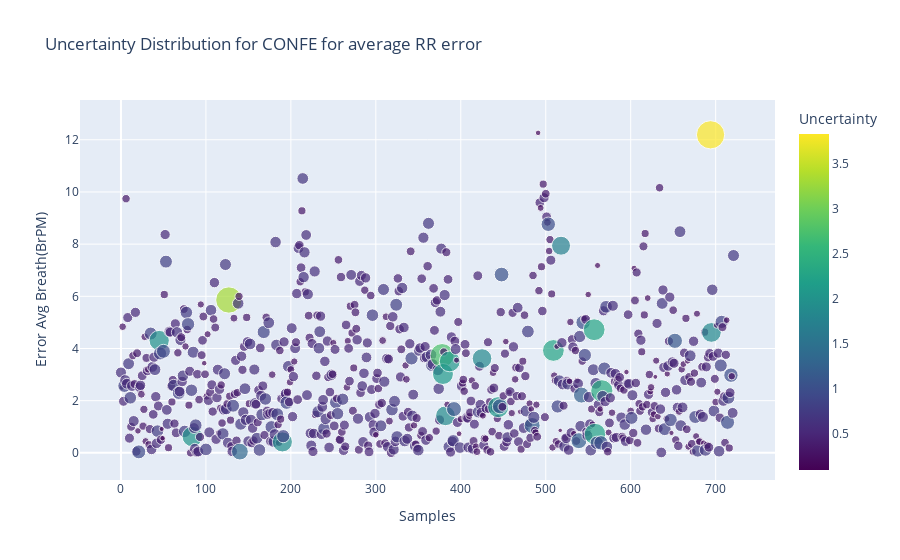
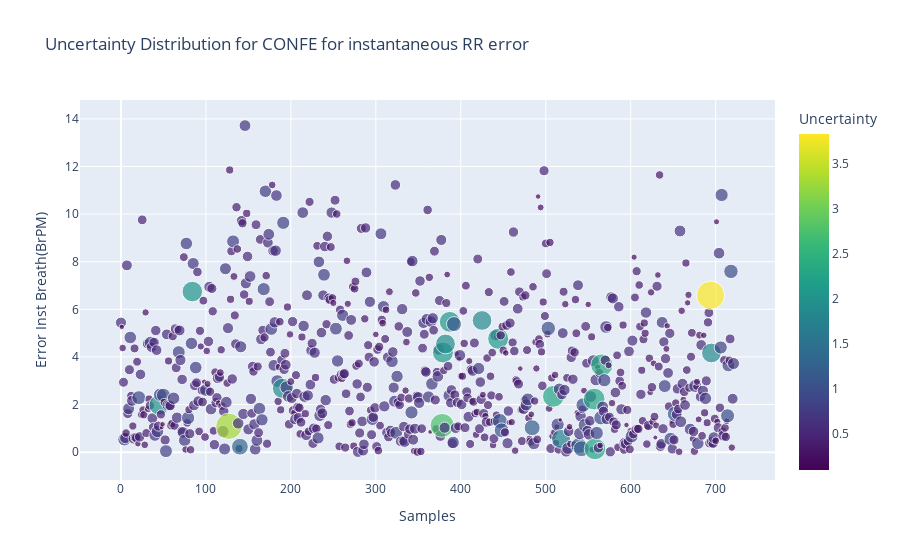

Notebook source saved alongside these figures, in order:
### Code cell
if input_conf == 'confe':
    fig1 = px.scatter(data_confe,x = 'Samples', y="Error Avg Breath(BrPM)",title="Uncertainty Distribution for "+input_conf.upper()+ " for average RR error" ,
                     color="Uncertainty", color_continuous_scale=px.colors.sequential.Viridis, size = "Uncertainty")
    
    fig2 = px.scatter(data_confe,x = 'Samples', y="Error Inst Breath(BrPM)",title="Uncertainty Distribution for "+input_conf.upper()+ " for instantaneous RR error" ,
                     color="Uncertainty", color_continuous_scale=px.colors.sequential.Viridis,size = "Uncertainty")
    fig1.show()
    fig2.show()

### Figure 1 — Plotly figure (JSON) as saved in the notebook; plotly's stock layout.template omitted (floating-point values rounded to 4 significant figures; data arrays with more than 128 entries replaced by an {"elided": "..."} marker saying what was removed)
{"data": [{"hovertemplate": "Samples=%{x}<br>Error Avg Breath(BrPM)=%{y}<br>Uncertainty=%{marker.color}<extra></extra>", "legendgroup": "", "marker": {"color": {"elided": "722 float values"}, "coloraxis": "coloraxis", "size": {"elided": "722 float values"}, "sizemode": "area", "sizeref": 0.009574, "symbol": "circle"}, "mode": "markers", "name": "", "orientation": "v", "showlegend": false, "type": "scatter", "x": {"elided": "722 int values"}, "xaxis": "x", "y": {"elided": "722 float values"}, "yaxis": "y"}], "layout": {"coloraxis": {"colorbar": {"title": {"text": "Uncertainty"}}, "colorscale": [[0, "#440154"], [0.1111, "#482878"], [0.2222, "#3e4989"], [0.3333, "#31688e"], [0.4444, "#26828e"], [0.5556, "#1f9e89"], [0.6667, "#35b779"], [0.7778, "#6ece58"], [0.8889, "#b5de2b"], [1, "#fde725"]]}, "legend": {"itemsizing": "constant", "tracegroupgap": 0}, "title": {"text": "Uncertainty Distribution for CONFE for average RR error"}, "xaxis": {"anchor": "y", "domain": [0, 1], "title": {"text": "Samples"}}, "yaxis": {"anchor": "x", "domain": [0, 1], "title": {"text": "Error Avg Breath(BrPM)"}}}}

### Figure 2 — Plotly figure (JSON) as saved in the notebook; plotly's stock layout.template omitted (floating-point values rounded to 4 significant figures; data arrays with more than 128 entries replaced by an {"elided": "..."} marker saying what was removed)
{"data": [{"hovertemplate": "Samples=%{x}<br>Error Inst Breath(BrPM)=%{y}<br>Uncertainty=%{marker.color}<extra></extra>", "legendgroup": "", "marker": {"color": {"elided": "722 float values"}, "coloraxis": "coloraxis", "size": {"elided": "722 float values"}, "sizemode": "area", "sizeref": 0.009574, "symbol": "circle"}, "mode": "markers", "name": "", "orientation": "v", "showlegend": false, "type": "scatter", "x": {"elided": "722 int values"}, "xaxis": "x", "y": {"elided": "722 float values"}, "yaxis": "y"}], "layout": {"coloraxis": {"colorbar": {"title": {"text": "Uncertainty"}}, "colorscale": [[0, "#440154"], [0.1111, "#482878"], [0.2222, "#3e4989"], [0.3333, "#31688e"], [0.4444, "#26828e"], [0.5556, "#1f9e89"], [0.6667, "#35b779"], [0.7778, "#6ece58"], [0.8889, "#b5de2b"], [1, "#fde725"]]}, "legend": {"itemsizing": "constant", "tracegroupgap": 0}, "title": {"text": "Uncertainty Distribution for CONFE for instantaneous RR error"}, "xaxis": {"anchor": "y", "domain": [0, 1], "title": {"text": "Samples"}}, "yaxis": {"anchor": "x", "domain": [0, 1], "title": {"text": "Error Inst Breath(BrPM)"}}}}
